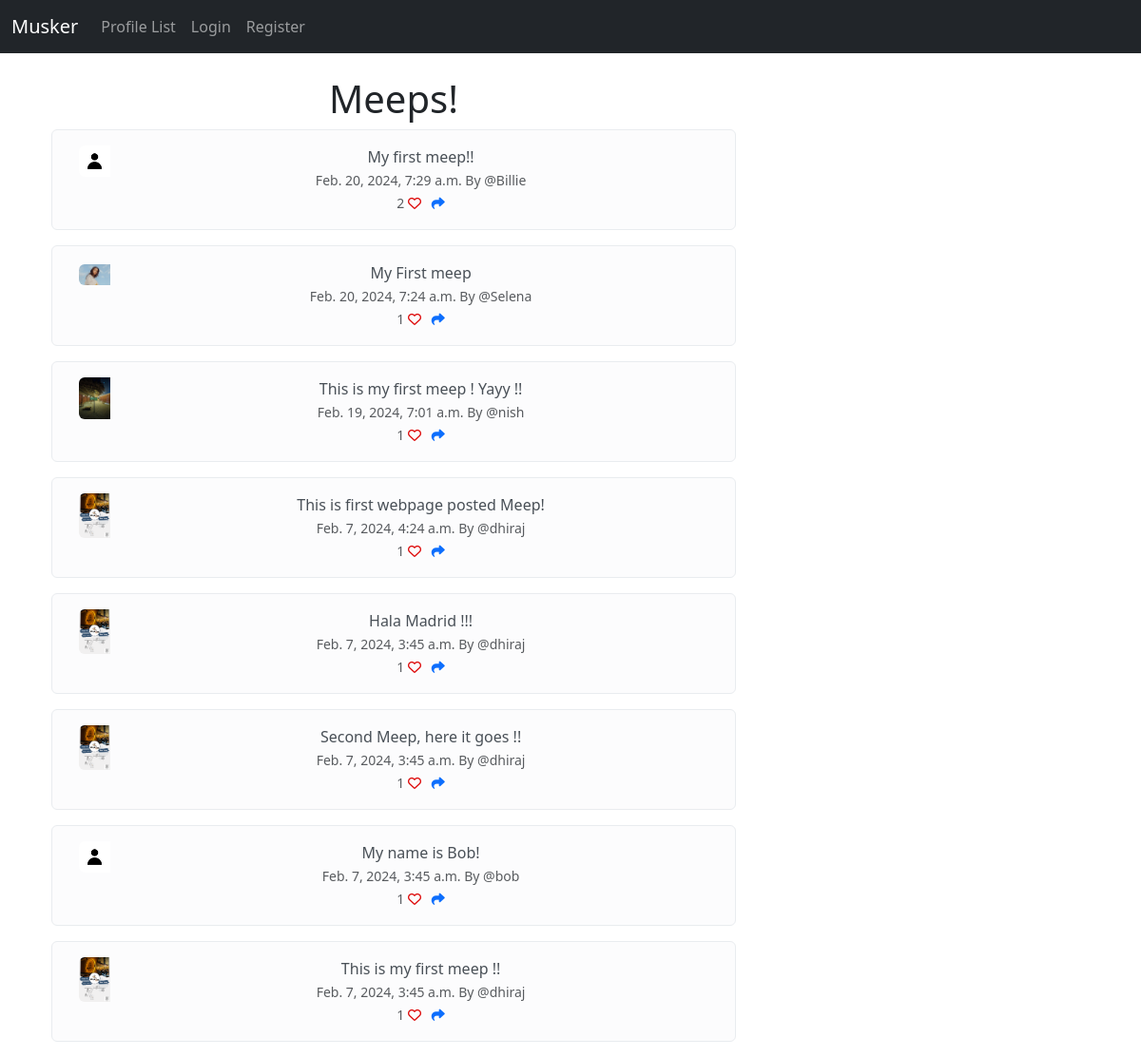
The page / on the database its author committed.
### muskeer/models.py (models this page shows, shortened)
class Meep(models.Model):
    user = models.ForeignKey(
        User, related_name = 'meeps', on_delete = models.DO_NOTHING
    )
    body = models.CharField(max_length = 200)
    createdAt = models.DateTimeField(auto_now_add = True)
    likes = models.ManyToManyField(User, related_name= 'meepLikes', blank=True)
    def numberOfLikes(self):
        return self.likes.count()

class Profile(models.Model):
    user = models.OneToOneField(User, on_delete = models.CASCADE) #Associating one user to one profile
    follows = models.ManyToManyField("self", related_name="followed_by", symmetrical=False, blank=True)
    modifiedDate = models.DateTimeField(auto_now = True)
    profileImage = models.ImageField(null=True, blank=True, upload_to= "images/")
    profileBio = models.CharField(null = True, blank = True, max_length = 500)
    homepageLink = models.CharField(null = True, blank = True, max_length = 100)
    facebookLink = models.CharField(null = True, blank = True, max_length = 100)
    instagramLink = models.CharField(null = True, blank = True, max_length = 100)
    linkedInLink = models.CharField(null = True, blank = True, max_length = 100)

### muskeer/views.py (the view)
# urls.py: path('', views.home, name = 'home'),
def home(request):
    if request.user.is_authenticated:
        form = MeepForm(request.POST or None)
        if request.method == "POST":
            if form.is_valid():
                meep = form.save(commit=False)
                meep.user = request.user
                meep.save()
                messages.success(request,("Your meep has been posted"))
                return redirect('home')
        meeps = Meep.objects.all().order_by("-createdAt")
        return render(request, 'home.html',{'meeps':meeps, 'form': form})
    else:
        meeps = Meep.objects.all().order_by("-createdAt")
        return render(request, 'home.html',{'meeps':meeps})

### muskeer/templates/home.html (shortened to what this page needs)
{% extends 'base.html' %}
{% load static %}
{% block content %}
<div class="container text-center">
   <div class="row">
      <div class="col-8">
         <br>
         <h1>Meeps!</h1>
         {% for meep in meeps %}
         <div class="alert alert-light" role="alert">
            <div class="container">
               <div class="row">
                  <div class="col-1">
                     {% if meep.user.profile.profileImage%}
                     <img  src="{{meep.user.profile.profileImage.url}}" class="img-fluid rounded-start" alt="...">
                     {% else %}
                     <img src="{% static 'images/default_profile.jpg' %}" class="img-fluid rounded-start" alt="...">
                     {% endif %}
                  </div>
                  <div class="col-11">
                     {{meep.body}}<br>
                     <small class="text-muted">
                        {{ meep.createdAt}} By
                        @{{meep.user.username}}
                        <br>
                        {{meep.numberOfLikes}}
                        {% if user in meep.likes.all %}
                        <a href ='{% url 'likeMeep' meep.id %}' ><i class="fa-solid fa-heart" style="color: #dd0808;"></i></a>
                        {% else %}
                        <a href ='{% url 'likeMeep' meep.id %}' ><i class="fa-regular fa-heart" style="color: #dd0808;"></i></a>
                        {% endif %}
                        <a href = '{% url 'shareMeep' meep.id %}' > <i class="fa-solid fa-share"></i> </a>
                     </small>
                  </div>
               </div>
            </div>
         </div>
         {% endfor %}
      </div>
      <div class="col-4">
         <br />
         <br />
         <br />
      </div>
      {% endblock %}

### rows shown on the page
Meep: body "My first meep!!", createdAt "Feb. 20, 2024, 7:29 a.m.", user.username "Billie", numberOfLikes "2"
Meep: user.profile.profileImage (picture), body "My First meep", createdAt "Feb. 20, 2024, 7:24 a.m.", user.username "Selena", numberOfLikes "1"
Meep: user.profile.profileImage (picture), body "This is my first meep ! Yayy !!", createdAt "Feb. 19, 2024, 7:01 a.m.", user.username "nish", numberOfLikes "1"
Meep: user.profile.profileImage (picture), body "This is first webpage posted Meep!", createdAt "Feb. 7, 2024, 4:24 a.m.", user.username "dhiraj", numberOfLikes "1"
Meep: user.profile.profileImage (picture), body "Hala Madrid !!!", createdAt "Feb. 7, 2024, 3:45 a.m.", user.username "dhiraj", numberOfLikes "1"
Meep: user.profile.profileImage (picture), body "Second Meep, here it goes !!", createdAt "Feb. 7, 2024, 3:45 a.m.", user.username "dhiraj", numberOfLikes "1"
Meep: body "My name is Bob!", createdAt "Feb. 7, 2024, 3:45 a.m.", user.username "bob", numberOfLikes "1"
Meep: user.profile.profileImage (picture), body "This is my first meep !!", createdAt "Feb. 7, 2024, 3:45 a.m.", user.username "dhiraj", numberOfLikes "1"
